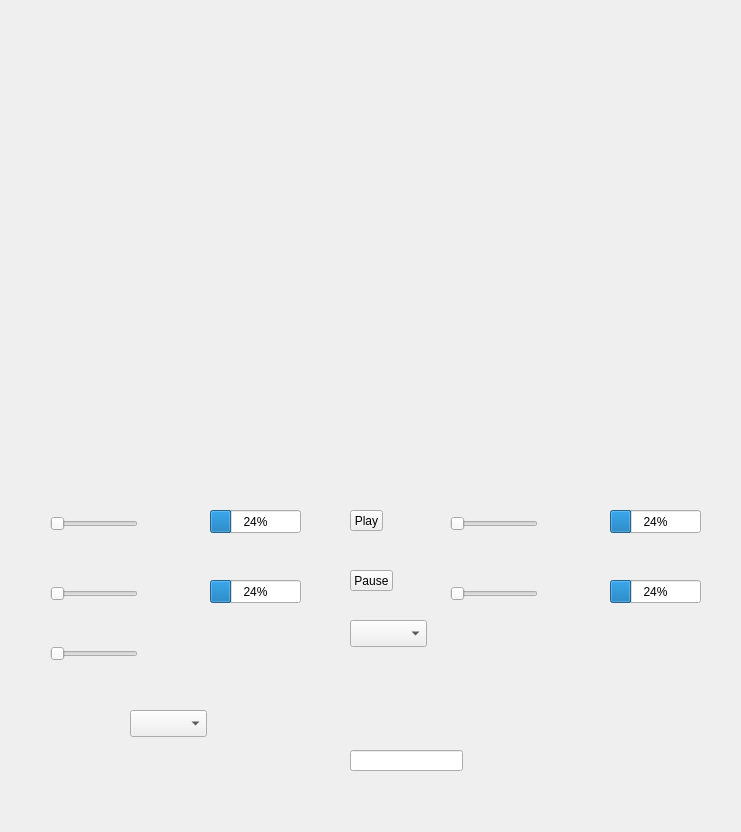
<?xml version="1.0" encoding="UTF-8"?>
<ui version="4.0">
 <class>gstvideo</class>
 <widget class="QWidget" name="gstvideo">
  <property name="geometry">
   <rect>
    <x>0</x>
    <y>0</y>
    <width>741</width>
    <height>832</height>
   </rect>
  </property>
  <property name="minimumSize">
   <size>
    <width>741</width>
    <height>0</height>
   </size>
  </property>
  <property name="windowTitle">
   <string>gstvideo</string>
  </property>
  <widget class="QSlider" name="slider1">
   <property name="geometry">
    <rect>
     <x>50</x>
     <y>510</y>
     <width>88</width>
     <height>27</height>
    </rect>
   </property>
   <property name="maximumSize">
    <size>
     <width>16777215</width>
     <height>27</height>
    </size>
   </property>
   <property name="orientation">
    <enum>Qt::Horizontal</enum>
   </property>
  </widget>
  <widget class="QSlider" name="slider2">
   <property name="geometry">
    <rect>
     <x>50</x>
     <y>580</y>
     <width>88</width>
     <height>27</height>
    </rect>
   </property>
   <property name="maximumSize">
    <size>
     <width>160</width>
     <height>16777215</height>
    </size>
   </property>
   <property name="orientation">
    <enum>Qt::Horizontal</enum>
   </property>
  </widget>
  <widget class="QSlider" name="slider3">
   <property name="geometry">
    <rect>
     <x>450</x>
     <y>510</y>
     <width>88</width>
     <height>27</height>
    </rect>
   </property>
   <property name="orientation">
    <enum>Qt::Horizontal</enum>
   </property>
  </widget>
  <widget class="QSlider" name="slider4">
   <property name="geometry">
    <rect>
     <x>450</x>
     <y>580</y>
     <width>88</width>
     <height>27</height>
    </rect>
   </property>
   <property name="maximumSize">
    <size>
     <width>160</width>
     <height>16777215</height>
    </size>
   </property>
   <property name="orientation">
    <enum>Qt::Horizontal</enum>
   </property>
  </widget>
  <widget class="QToolButton" name="bplay">
   <property name="geometry">
    <rect>
     <x>350</x>
     <y>510</y>
     <width>33</width>
     <height>21</height>
    </rect>
   </property>
   <property name="text">
    <string>Play</string>
   </property>
  </widget>
  <widget class="QToolButton" name="bstop">
   <property name="geometry">
    <rect>
     <x>350</x>
     <y>570</y>
     <width>43</width>
     <height>21</height>
    </rect>
   </property>
   <property name="maximumSize">
    <size>
     <width>81</width>
     <height>16777215</height>
    </size>
   </property>
   <property name="text">
    <string>Pause</string>
   </property>
  </widget>
  <widget class="QProgressBar" name="progressBar1">
   <property name="geometry">
    <rect>
     <x>210</x>
     <y>510</y>
     <width>91</width>
     <height>23</height>
    </rect>
   </property>
   <property name="value">
    <number>24</number>
   </property>
  </widget>
  <widget class="QProgressBar" name="progressBar2">
   <property name="geometry">
    <rect>
     <x>210</x>
     <y>580</y>
     <width>91</width>
     <height>23</height>
    </rect>
   </property>
   <property name="maximumSize">
    <size>
     <width>118</width>
     <height>16777215</height>
    </size>
   </property>
   <property name="value">
    <number>24</number>
   </property>
  </widget>
  <widget class="QProgressBar" name="progressBar3">
   <property name="geometry">
    <rect>
     <x>610</x>
     <y>510</y>
     <width>91</width>
     <height>23</height>
    </rect>
   </property>
   <property name="value">
    <number>24</number>
   </property>
  </widget>
  <widget class="QProgressBar" name="progressBar4">
   <property name="geometry">
    <rect>
     <x>610</x>
     <y>580</y>
     <width>91</width>
     <height>23</height>
    </rect>
   </property>
   <property name="maximumSize">
    <size>
     <width>118</width>
     <height>16777215</height>
    </size>
   </property>
   <property name="value">
    <number>24</number>
   </property>
  </widget>
  <widget class="QWidget" name="widget" native="true">
   <property name="geometry">
    <rect>
     <x>40</x>
     <y>0</y>
     <width>640</width>
     <height>480</height>
    </rect>
   </property>
  </widget>
  <widget class="QComboBox" name="comboBox">
   <property name="geometry">
    <rect>
     <x>350</x>
     <y>620</y>
     <width>77</width>
     <height>27</height>
    </rect>
   </property>
  </widget>
  <widget class="QSlider" name="slider5">
   <property name="geometry">
    <rect>
     <x>50</x>
     <y>640</y>
     <width>88</width>
     <height>27</height>
    </rect>
   </property>
   <property name="orientation">
    <enum>Qt::Horizontal</enum>
   </property>
  </widget>
  <widget class="QComboBox" name="Resolution">
   <property name="geometry">
    <rect>
     <x>130</x>
     <y>710</y>
     <width>77</width>
     <height>27</height>
    </rect>
   </property>
  </widget>
  <widget class="QLineEdit" name="lineEdit">
   <property name="geometry">
    <rect>
     <x>350</x>
     <y>750</y>
     <width>113</width>
     <height>21</height>
    </rect>
   </property>
  </widget>
 </widget>
 <layoutdefault spacing="6" margin="11"/>
 <resources/>
 <connections/>
</ui>
